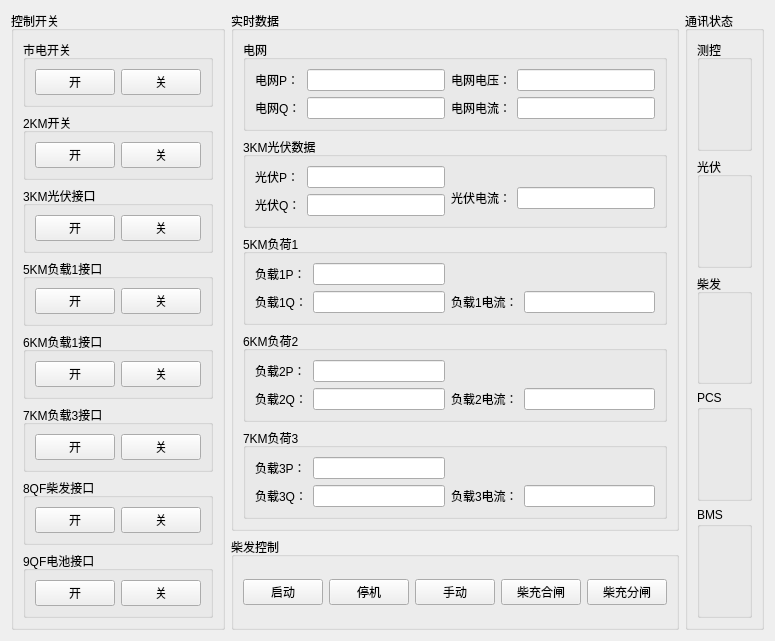
    <widget class="QWidget" name="tab">
     <attribute name="title">
      <string>通讯开关设置</string>
     </attribute>
     <layout class="QGridLayout" name="gridLayout_19">
      <item row="0" column="0" rowspan="2">
       <widget class="QGroupBox" name="groupBox_4">
        <property name="whatsThis">
         <string>&lt;html&gt;&lt;head/&gt;&lt;body&gt;&lt;p&gt;&lt;br/&gt;&lt;/p&gt;&lt;/body&gt;&lt;/html&gt;</string>
        </property>
        <property name="title">
         <string>控制开关</string>
        </property>
        <layout class="QGridLayout" name="gridLayout_9">
         <item row="1" column="0">
          <widget class="QGroupBox" name="groupBox_7">
           <property name="title">
            <string>2KM开关</string>
           </property>
           <layout class="QGridLayout" name="gridLayout_4">
            <item row="0" column="0">
             <widget class="QPushButton" name="pushButton_9">
              <property name="text">
               <string>开</string>
              </property>
             </widget>
            </item>
            <item row="0" column="1">
             <widget class="QPushButton" name="pushButton_10">
              <property name="text">
               <string>关</string>
              </property>
             </widget>
            </item>
           </layout>
          </widget>
         </item>
         <item row="5" column="0">
          <widget class="QGroupBox" name="groupBox_11">
           <property name="title">
            <string>7KM负载3接口</string>
           </property>
           <layout class="QGridLayout" name="gridLayout_8">
            <item row="0" column="0">
             <widget class="QPushButton" name="pushButton_17">
              <property name="text">
               <string>开</string>
              </property>
             </widget>
            </item>
            <item row="0" column="1">
             <widget class="QPushButton" name="pushButton_18">
              <property name="text">
               <string>关</string>
              </property>
             </widget>
            </item>
           </layout>
          </widget>
         </item>
         <item row="3" column="0">
          <widget class="QGroupBox" name="groupBox_9">
           <property name="title">
            <string>5KM负载1接口</string>
           </property>
           <layout class="QGridLayout" name="gridLayout_6">
            <item row="0" column="0">
             <widget class="QPushButton" name="pushButton_13">
              <property name="text">
               <string>开</string>
              </property>
             </widget>
            </item>
            <item row="0" column="1">
             <widget class="QPushButton" name="pushButton_14">
              <property name="text">
               <string>关</string>
              </property>
             </widget>
            </item>
           </layout>
          </widget>
         </item>
         <item row="6" column="0">
          <widget class="QGroupBox" name="groupBox_12">
           <property name="title">
            <string>8QF柴发接口</string>
           </property>
           <layout class="QGridLayout" name="gridLayout_10">
            <item row="0" column="0">
             <widget class="QPushButton" name="pushButton_19">
              <property name="text">
               <string>开</string>
              </property>
             </widget>
            </item>
            <item row="0" column="1">
             <widget class="QPushButton" name="pushButton_20">
              <property name="text">
               <string>关</string>
              </property>
             </widget>
            </item>
           </layout>
          </widget>
         </item>
         <item row="2" column="0">
          <widget class="QGroupBox" name="groupBox_8">
           <property name="title">
            <string>3KM光伏接口</string>
           </property>
           <layout class="QGridLayout" name="gridLayout_5">
            <item row="0" column="0">
             <widget class="QPushButton" name="pushButton_11">
              <property name="text">
               <string>开</string>
              </property>
             </widget>
            </item>
            <item row="0" column="1">
             <widget class="QPushButton" name="pushButton_12">
              <property name="text">
               <string>关</string>
              </property>
             </widget>
            </item>
           </layout>
          </widget>
         </item>
         <item row="0" column="0">
          <widget class="QGroupBox" name="groupBox_6">
           <property name="title">
            <string>市电开关</string>
           </property>
           <layout class="QGridLayout" name="gridLayout_3">
            <item row="0" column="0">
             <widget class="QPushButton" name="pushButton_7">
              <property name="text">
               <string>开</string>
              </property>
             </widget>
            </item>
            <item row="0" column="1">
             <widget class="QPushButton" name="pushButton_8">
              <property name="text">
               <string>关</string>
              </property>
             </widget>
            </item>
           </layout>
          </widget>
         </item>
         <item row="4" column="0">
          <widget class="QGroupBox" name="groupBox_10">
           <property name="title">
            <string>6KM负载1接口</string>
           </property>
           <layout class="QGridLayout" name="gridLayout_7">
            <item row="0" column="0">
             <widget class="QPushButton" name="pushButton_15">
              <property name="text">
               <string>开</string>
              </property>
             </widget>
            </item>
            <item row="0" column="1">
             <widget class="QPushButton" name="pushButton_16">
              <property name="text">
               <string>关</string>
              </property>
             </widget>
            </item>
           </layout>
          </widget>
         </item>
         <item row="7" column="0">
          <widget class="QGroupBox" name="groupBox_13">
           <property name="title">
            <string>9QF电池接口</string>
           </property>
           <layout class="QGridLayout" name="gridLayout_11">
            <item row="0" column="0">
             <widget class="QPushButton" name="pushButton_21">
              <property name="text">
               <string>开</string>
              </property>
             </widget>
            </item>
            <item row="0" column="1">
             <widget class="QPushButton" name="pushButton_22">
              <property name="text">
               <string>关</string>
              </property>
             </widget>
            </item>
           </layout>
          </widget>
         </item>
        </layout>
       </widget>
      </item>
      <item row="0" column="1">
       <widget class="QGroupBox" name="groupBox_5">
        <property name="title">
         <string>实时数据</string>
        </property>
        <property name="checkable">
         <bool>false</bool>
        </property>
        <layout class="QGridLayout" name="gridLayout_18">
         <item row="0" column="0">
          <widget class="QGroupBox" name="groupBox_15">
           <property name="title">
            <string>电网</string>
           </property>
           <layout class="QGridLayout" name="gridLayout_13">
            <item row="0" column="2">
             <widget class="QLabel" name="label_12">
              <property name="text">
               <string>电网电压：</string>
              </property>
             </widget>
            </item>
            <item row="1" column="1">
             <widget class="QLineEdit" name="lineEdit_5"/>
            </item>
            <item row="1" column="3">
             <widget class="QLineEdit" name="lineEdit_7"/>
            </item>
            <item row="0" column="3">
             <widget class="QLineEdit" name="lineEdit_6"/>
            </item>
            <item row="1" column="0">
             <widget class="QLabel" name="label_11">
              <property name="text">
               <string>电网Q：</string>
              </property>
             </widget>
            </item>
            <item row="0" column="0">
             <widget class="QLabel" name="label_10">
              <property name="text">
               <string>电网P：</string>
              </property>
             </widget>
            </item>
            <item row="0" column="1">
             <widget class="QLineEdit" name="lineEdit_4"/>
            </item>
            <item row="1" column="2">
             <widget class="QLabel" name="label_13">
              <property name="text">
               <string>电网电流：</string>
              </property>
             </widget>
            </item>
           </layout>
          </widget>
         </item>
         <item row="1" column="0">
          <widget class="QGroupBox" name="groupBox_16">
           <property name="title">
            <string>3KM光伏数据</string>
           </property>
           <layout class="QGridLayout" name="gridLayout_14">
            <item row="0" column="0" rowspan="2">
             <widget class="QLabel" name="label_15">
              <property name="text">
               <string>光伏P：</string>
              </property>
             </widget>
            </item>
            <item row="0" column="1" rowspan="2">
             <widget class="QLineEdit" name="lineEdit_9"/>
            </item>
            <item row="1" column="2" rowspan="2">
             <widget class="QLabel" name="label_16">
              <property name="text">
               <string>光伏电流：</string>
              </property>
             </widget>
            </item>
            <item row="1" column="3" rowspan="2">
             <widget class="QLineEdit" name="lineEdit_11"/>
            </item>
            <item row="2" column="0">
             <widget class="QLabel" name="label_14">
              <property name="text">
               <string>光伏Q：</string>
              </property>
             </widget>
            </item>
            <item row="2" column="1">
             <widget class="QLineEdit" name="lineEdit_8"/>
            </item>
           </layout>
          </widget>
         </item>
         <item row="2" column="0">
          <widget class="QGroupBox" name="groupBox_17">
           <property name="title">
            <string>5KM负荷1</string>
           </property>
           <layout class="QGridLayout" name="gridLayout_15">
            <item row="0" column="0">
             <widget class="QLabel" name="label_21">
              <property name="text">
               <string>负载1P：</string>
              </property>
             </widget>
            </item>
            <item row="0" column="1">
             <widget class="QLineEdit" name="lineEdit_15"/>
            </item>
            <item row="1" column="0">
             <widget class="QLabel" name="label_20">
              <property name="text">
               <string>负载1Q：</string>
              </property>
             </widget>
            </item>
            <item row="1" column="1">
             <widget class="QLineEdit" name="lineEdit_13"/>
            </item>
            <item row="1" column="2">
             <widget class="QLabel" name="label_19">
              <property name="text">
               <string>负载1电流：</string>
              </property>
             </widget>
            </item>
            <item row="1" column="3">
             <widget class="QLineEdit" name="lineEdit_14"/>
            </item>
           </layout>
          </widget>
         </item>
         <item row="3" column="0">
          <widget class="QGroupBox" name="groupBox_18">
           <property name="title">
            <string>6KM负荷2</string>
           </property>
           <layout class="QGridLayout" name="gridLayout_16">
            <item row="0" column="0">
             <widget class="QLabel" name="label_22">
              <property name="text">
               <string>负载2P：</string>
              </property>
             </widget>
            </item>
            <item row="0" column="1">
             <widget class="QLineEdit" name="lineEdit_16"/>
            </item>
            <item row="1" column="0">
             <widget class="QLabel" name="label_24">
              <property name="text">
               <string>负载2Q：</string>
              </property>
             </widget>
            </item>
            <item row="1" column="1">
             <widget class="QLineEdit" name="lineEdit_18"/>
            </item>
            <item row="1" column="2">
             <widget class="QLabel" name="label_25">
              <property name="text">
               <string>负载2电流：</string>
              </property>
             </widget>
            </item>
            <item row="1" column="3">
             <widget class="QLineEdit" name="lineEdit_19"/>
            </item>
           </layout>
          </widget>
         </item>
         <item row="4" column="0">
          <widget class="QGroupBox" name="groupBox_19">
           <property name="title">
            <string>7KM负荷3</string>
           </property>
           <layout class="QGridLayout" name="gridLayout_17">
            <item row="0" column="0">
             <widget class="QLabel" name="label_26">
              <property name="text">
               <string>负载3P：</string>
              </property>
             </widget>
            </item>
            <item row="0" column="1">
             <widget class="QLineEdit" name="lineEdit_20"/>
            </item>
            <item row="1" column="0">
             <widget class="QLabel" name="label_28">
              <property name="text">
               <string>负载3Q：</string>
              </property>
             </widget>
            </item>
            <item row="1" column="1">
             <widget class="QLineEdit" name="lineEdit_22"/>
            </item>
            <item row="1" column="2">
             <widget class="QLabel" name="label_29">
              <property name="text">
               <string>负载3电流：</string>
              </property>
             </widget>
            </item>
            <item row="1" column="3">
             <widget class="QLineEdit" name="lineEdit_23"/>
            </item>
           </layout>
          </widget>
         </item>
        </layout>
       </widget>
      </item>
      <item row="1" column="1">
       <widget class="QGroupBox" name="groupBox_14">
        <property name="title">
         <string>柴发控制</string>
        </property>
        <layout class="QGridLayout" name="gridLayout_12">
         <item row="0" column="0">
          <widget class="QPushButton" name="pushButton_23">
           <property name="text">
            <string>启动</string>
           </property>
          </widget>
         </item>
         <item row="0" column="1">
          <widget class="QPushButton" name="pushButton_24">
           <property name="text">
            <string>停机</string>
           </property>
          </widget>
         </item>
         <item row="0" column="2">
          <widget class="QPushButton" name="pushButton_25">
           <property name="text">
            <string>手动</string>
           </property>
          </widget>
         </item>
         <item row="0" column="3">
          <widget class="QPushButton" name="pushButton_26">
           <property name="text">
            <string>柴充合闸</string>
           </property>
          </widget>
         </item>
         <item row="0" column="4">
          <widget class="QPushButton" name="pushButton_27">
           <property name="text">
            <string>柴充分闸</string>
           </property>
          </widget>
         </item>
        </layout>
       </widget>
      </item>
      <item row="0" column="2" rowspan="2">
       <widget class="QGroupBox" name="groupBox_3">
        <property name="title">
         <string>通讯状态</string>
        </property>
        <layout class="QGridLayout" name="gridLayout_25">
         <item row="0" column="0">
          <widget class="QGroupBox" name="groupBox_20">
           <property name="title">
            <string>测控</string>
           </property>
           <layout class="QGridLayout" name="gridLayout_20">
            <item row="0" column="0">
             <widget class="QLabel" name="label_30">
              <property name="frameShape">
               <enum>QFrame::NoFrame</enum>
              </property>
              <property name="frameShadow">
               <enum>QFrame::Plain</enum>
              </property>
              <property name="text">
               <string/>
              </property>
              <property name="pixmap">
               <pixmap>image/red_pic.png</pixmap>
              </property>
             </widget>
            </item>
           </layout>
          </widget>
         </item>
         <item row="1" column="0">
          <widget class="QGroupBox" name="groupBox_21">
           <property name="title">
            <string>光伏</string>
           </property>
           <layout class="QGridLayout" name="gridLayout_21">
            <item row="0" column="0">
             <widget class="QLabel" name="label_31">
              <property name="frameShape">
               <enum>QFrame::NoFrame</enum>
              </property>
              <property name="frameShadow">
               <enum>QFrame::Plain</enum>
              </property>
              <property name="text">
               <string/>
              </property>
              <property name="pixmap">
               <pixmap>image/red_pic.png</pixmap>
              </property>
             </widget>
            </item>
           </layout>
          </widget>
         </item>
         <item row="2" column="0">
          <widget class="QGroupBox" name="groupBox_22">
           <property name="title">
            <string>柴发</string>
           </property>
           <layout class="QGridLayout" name="gridLayout_22">
            <item row="0" column="0">
             <widget class="QLabel" name="label_32">
              <property name="frameShape">
               <enum>QFrame::NoFrame</enum>
              </property>
              <property name="frameShadow">
               <enum>QFrame::Plain</enum>
              </property>
              <property name="text">
               <string/>
              </property>
              <property name="pixmap">
               <pixmap>image/red_pic.png</pixmap>
              </property>
             </widget>
            </item>
           </layout>
          </widget>
         </item>
         <item row="3" column="0">
          <widget class="QGroupBox" name="groupBox_23">
           <property name="title">
            <string>PCS</string>
           </property>
           <layout class="QGridLayout" name="gridLayout_23">
            <item row="0" column="0">
             <widget class="QLabel" name="label_33">
              <property name="frameShape">
               <enum>QFrame::NoFrame</enum>
              </property>
              <property name="frameShadow">
               <enum>QFrame::Plain</enum>
              </property>
              <property name="text">
               <string/>
              </property>
              <property name="pixmap">
               <pixmap>image/red_pic.png</pixmap>
              </property>
             </widget>
            </item>
           </layout>
          </widget>
         </item>
         <item row="4" column="0">
          <widget class="QGroupBox" name="groupBox_24">
           <property name="title">
            <string>BMS</string>
           </property>
           <layout class="QGridLayout" name="gridLayout_24">
            <item row="0" column="0">
             <widget class="QLabel" name="label_34">
              <property name="frameShape">
               <enum>QFrame::NoFrame</enum>
              </property>
              <property name="frameShadow">
               <enum>QFrame::Plain</enum>
              </property>
              <property name="text">
               <string/>
              </property>
              <property name="pixmap">
               <pixmap>image/red_pic.png</pixmap>
              </property>
             </widget>
            </item>
           </layout>
          </widget>
         </item>
        </layout>
       </widget>
      </item>
     </layout>
    </widget>
